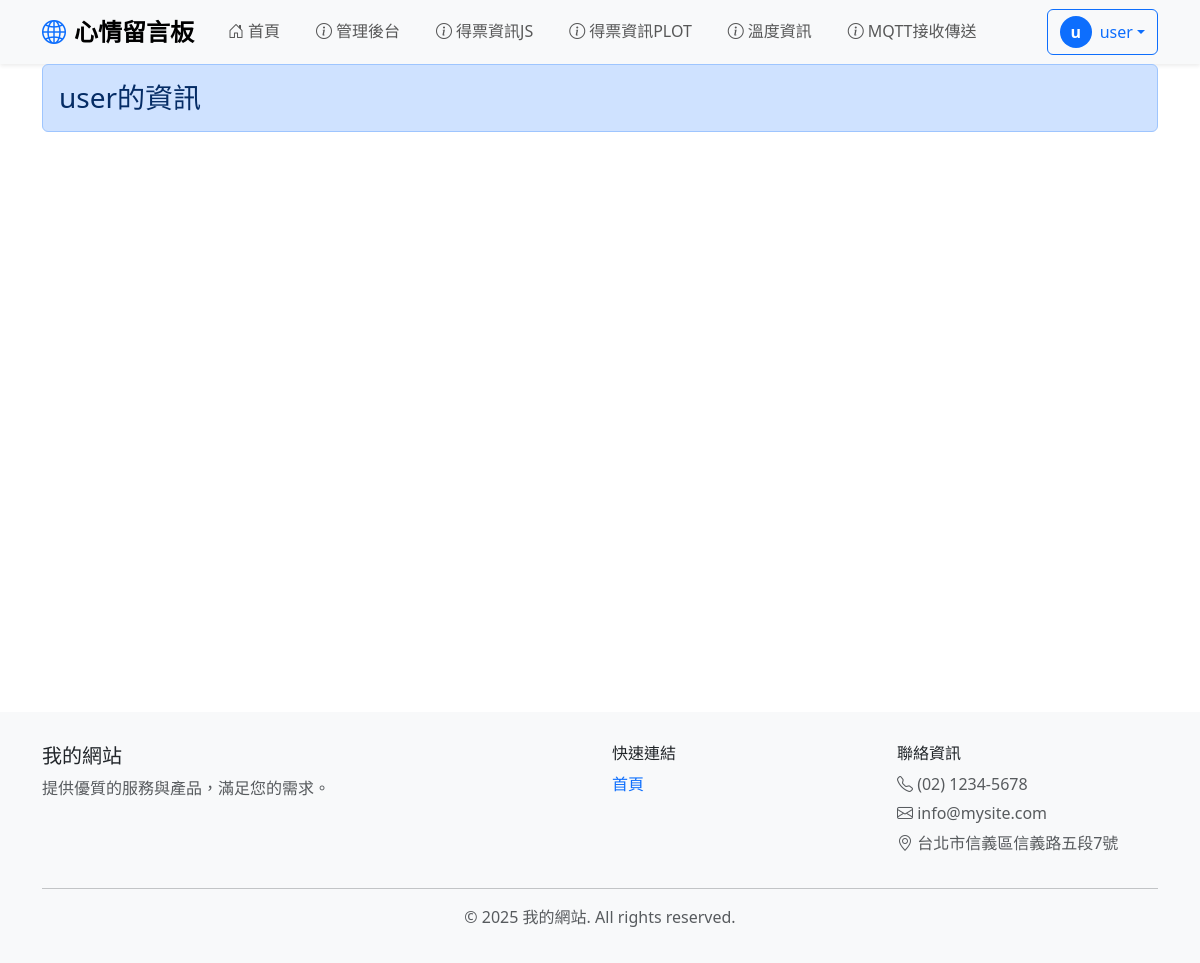
The page /userinfo/ (signed in) on the database as committed earlier.
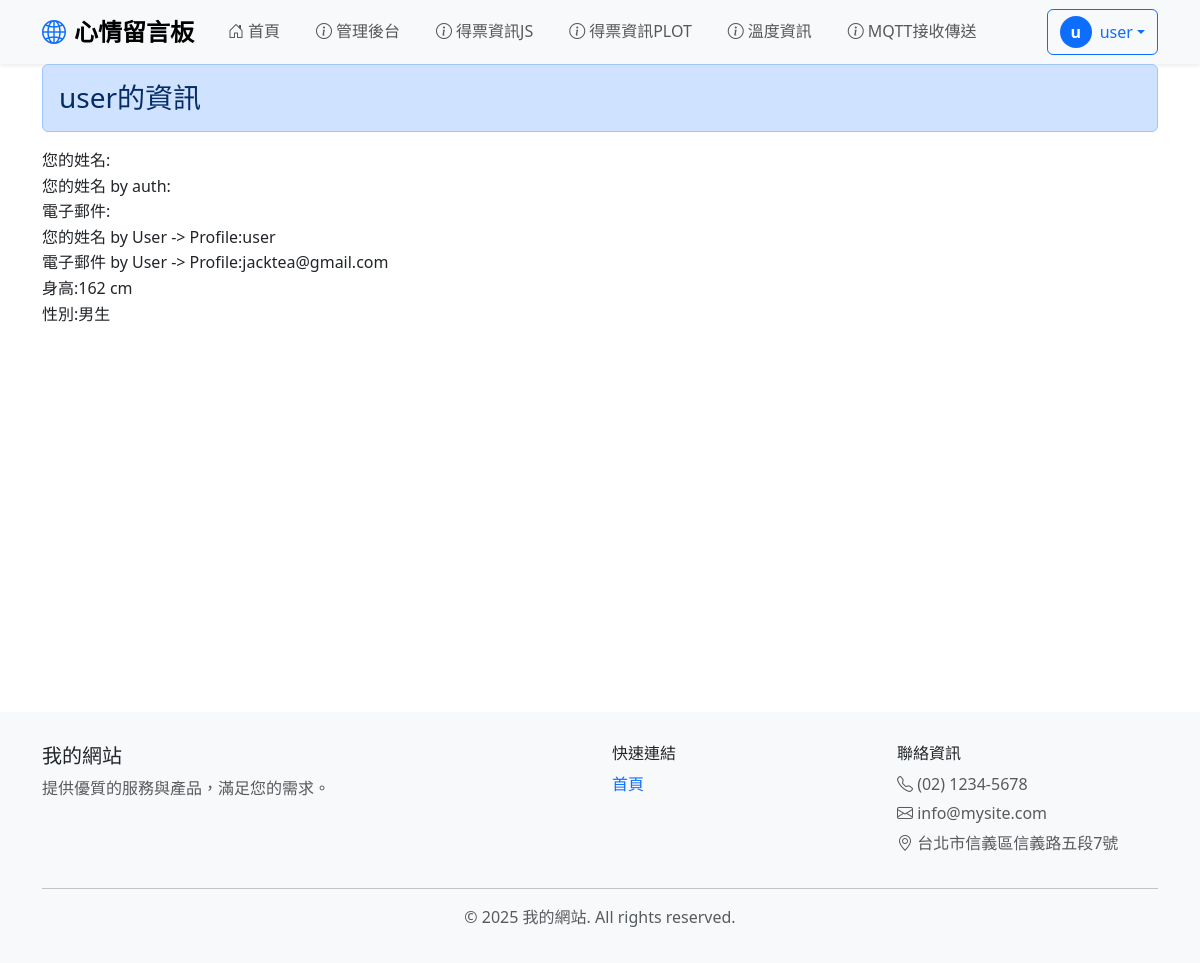
The same page on the database as committed later.
### mysite/models.py (models this page shows, shortened)
class Profile(models.Model):
    user = models.OneToOneField(auth.models.User, on_delete=models.CASCADE)
    height = models.PositiveIntegerField(default=160)
    male = models.BooleanField(default=False)
    website = models.URLField()

### mysite/views.py (the view)
# urls.py: path('userinfo/', userinfo, name='userinfo'),
@login_required(login_url='/login/')
def userinfo(request):
    if request.user.is_authenticated:
        username = request.user.username
        try:
            user = User.objects.get(username=username)
            userinfo = models.Profile.objects.get(user=user)    # 用profile增加user欄位，這樣可以把user額外的資訊帶出來
        except Exception as e:
            print(e)
            pass
    return render(request, 'userinfo.html', locals())

### templates/userinfo.html (shortened to what this page needs)
{% extends "base.html" %}
{% block content %}
<div class='container'>
    <div class='row'>
        <div class='col-md-12'>
                    <h3 class="alert alert-primary">{{ username | default:"我"}}的資訊</h3>
        </div>
    </div>
    {% if userinfo %}
    您的姓名:{{ userinfo.name }}<br/>
    您的姓名 by auth:{{ userinfo.username }}<br/>
    電子郵件:{{ userinfo.email }}<br/>
    您的姓名 by User -> Profile:{{ userinfo.user.username }}<br/>
    電子郵件 by User -> Profile:{{ userinfo.user.email }}<br/>
    身高:{{ userinfo.height }} cm<br/>
    性別:{{ userinfo.male | yesno:"男生,女生"}}<br/>
    {% endif %}
</div>
{% endblock %}

### templates/base.html (shortened to what this page needs)
<!DOCTYPE html>
<html lang="zh-TW">
<head>
    <link href="https://cdnjs.cloudflare.com/ajax/libs/bootstrap/5.3.2/css/bootstrap.min.css" rel="stylesheet">
    <link href="https://cdnjs.cloudflare.com/ajax/libs/bootstrap-icons/1.11.1/font/bootstrap-icons.min.css" rel="stylesheet">
</head>
<body>
    {% block header %}
        {% include 'header.html' %}
    {% endblock %}
    <main class="main-content">
        {% block content %}{% endblock %}
    </main>
    {% block footer %}
    <footer class="footer bg-light mt-5">
        <div class="container">
            <div class="row">
                <div class="col-md-6">
                    <h5>{{ site_name|default:"我的網站" }}</h5>
                    <p class="text-muted">提供優質的服務與產品，滿足您的需求。</p>
                </div>
                <div class="col-md-3">
                    <h6>快速連結</h6>
                    <ul class="list-unstyled">
                        <li><a href="/" class="text-decoration-none">首頁</a></li>
                    </ul>
                </div>
                <div class="col-md-3">
                    <h6>聯絡資訊</h6>
                    <p class="text-muted mb-1">
                        <i class="bi bi-telephone"></i> (02) 1234-5678
                    </p>
                    <p class="text-muted mb-1">
                        <i class="bi bi-envelope"></i> info@mysite.com
                    </p>
                    <p class="text-muted">
                        <i class="bi bi-geo-alt"></i> 台北市信義區信義路五段7號
                    </p>
                </div>
            </div>
            <hr>
            <div class="row">
                <div class="col-12 text-center">
                    <p class="text-muted mb-0">
                        &copy; {% now "Y" %} {{ site_name|default:"我的網站" }}. All rights reserved.
                    </p>
                </div>
            </div>
        </div>
    </footer>
    {% endblock %}
</body>
</html>

### templates/header.html (shortened to what this page needs)
<header>
    <nav class="navbar navbar-expand-lg navbar-light bg-light shadow-sm">
        <div class="container">
            <a class="navbar-brand d-flex align-items-center" href="/">
                <i class="bi bi-globe2 me-2 text-primary"></i>
                {{ site_name|default:"心情留言板" }}
            </a>
            <div class="collapse navbar-collapse" id="navbarNav">
                <ul class="navbar-nav me-auto">
                    <li class="nav-item">
                        <a class="nav-link" href="/">
                            <i class="bi bi-house-door me-1"></i>首頁
                        </a>
                    </li>
                    <li class="nav-item">
                        <a class="nav-link" href="/admin">
                            <i class="bi bi-info-circle me-1"></i>管理後台
                        </a>
                    </li>
                    <li class="nav-item">
                        <a class="nav-link" href="/votes">
                            <i class="bi bi-info-circle me-1"></i>得票資訊JS
                        </a>
                    </li>
                    <li class="nav-item">
                        <a class="nav-link" href="/plotly">
                            <i class="bi bi-info-circle me-1"></i>得票資訊PLOT
                        </a>
                    </li>
                    <li class="nav-item">
                        <a class="nav-link" href="/temp">
                            <i class="bi bi-info-circle me-1"></i>溫度資訊
                        </a>
                    </li>
                    <li class="nav-item">
                        <a class="nav-link" href="/mqtt">
                            <i class="bi bi-info-circle me-1"></i>MQTT接收傳送
                        </a>
                    </li>
                </ul>
                <div class="user-info">
                    {% if username %}
                        <div class="dropdown">
                            <a class="btn btn-outline-primary dropdown-toggle d-flex align-items-center"
                               href="#" role="button" id="userDropdown" data-bs-toggle="dropdown" aria-expanded="false">
                                <div class="user-avatar me-2">
                                    {{ user.first_name|first|default:user.username|first }}
                                </div>
                                <span class="d-none d-md-inline">{{ user.get_full_name|default:user.username }}</span>
                            </a>
                        </div>
                    {% endif %}
                </div>
            </div>
        </div>
    </nav>
</header>

### templates/base.html (style rules this page uses)
:root { --primary-color: #0d6efd; --secondary-color: #6c757d; }
body { font-family: 'Segoe UI', Tahoma, Geneva, Verdana, sans-serif; line-height: 1.6; }
.navbar-brand { font-weight: bold; font-size: 1.5rem; }
.navbar-nav .nav-link { font-weight: 500; margin: 0 10px; transition: color 0.3s ease; }
.user-info { display: flex; align-items: center; gap: 10px; }
.user-avatar { width: 32px; height: 32px; border-radius: 50%; background: var(--primary-color); display: flex; align-items: center; justify-content: center; color: white; font-weight: bold; }
.footer { background-color: #f8f9fa; margin-top: auto; padding: 2rem 0; }
.main-content { min-height: calc(100vh - 200px); }

Rows that differ between the two databases and show on the page:
added Profile: user.username "user", user.email "jacktea@gmail.com", height "162", male "男生"
Other text that changed with them:
text now shown: "您的姓名: 您的姓名 by auth: 電子郵件: 您的姓名 by User -> Profile: 電子郵件 by User -> Profile: 身高: cm 性別:"
